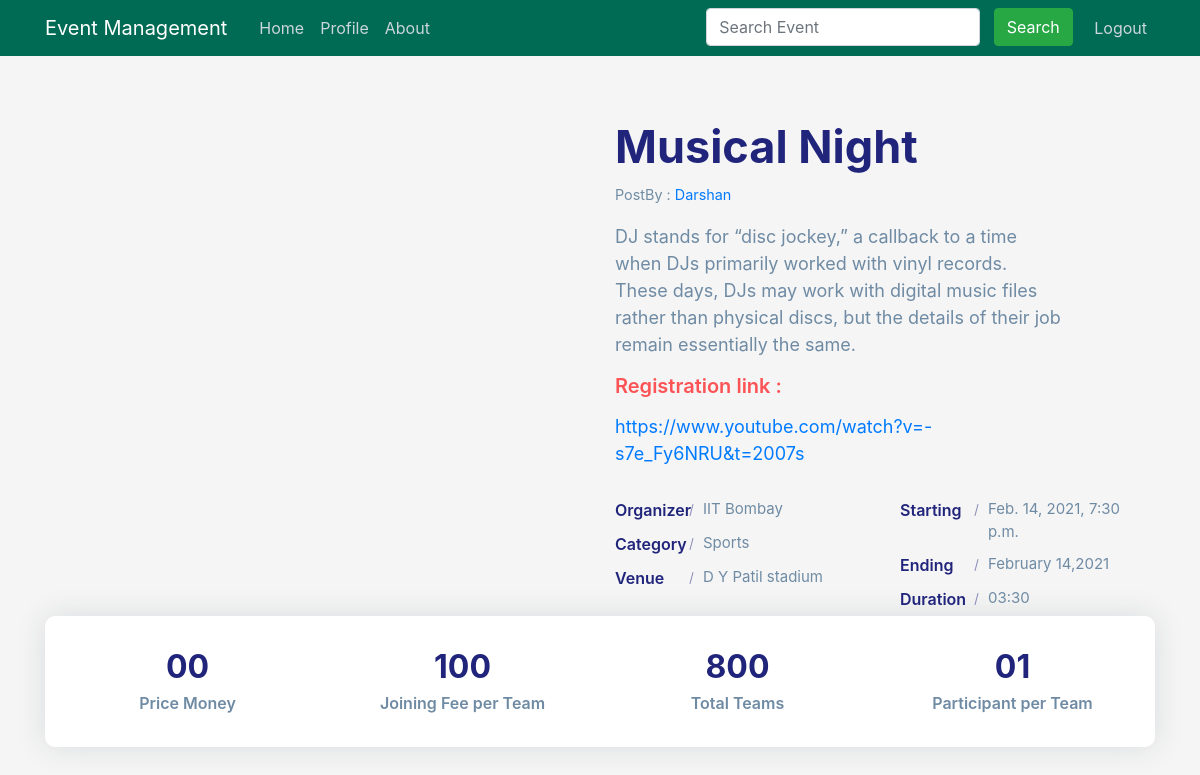
/event_details/35 (signed in), run on the app's committed database.
### event/models.py (models this page shows, shortened)
class Eventlist(models.Model):
    postby = models.ForeignKey(User, on_delete=models.CASCADE, null=True)
    thumbnail = models.ImageField(
        default='event.jpg', null=True, blank=True, upload_to='events_thumbnail')
    title = models.CharField(max_length=100)
    description = models.TextField()
    organizer = models.CharField(max_length=100)
    joiningfees = models.CharField(max_length=10)
    pricemoney = models.CharField(max_length=10)
    members = models.CharField(max_length=5, null=True)
    link = models.CharField(max_length=100)
    Eventtime = models.CharField(max_length=20)
    venue = models.TextField()
    StartingDate = models.DateTimeField(blank=False, null=True)
    Endingdate = models.DateTimeField(blank=False, null=True)
    Category = models.CharField(max_length=50, default="")
    numberofseats = models.CharField(max_length=50, null=True)

### event/views.py (the view)
# urls.py: path('event_details/<int:my_id>', views.event_details, name='event_details'),
def event_details(request, my_id):
    obj = Eventlist.objects.get(id=my_id)
    uid = request.user.id
    try:
        obj1 = EventBook.objects.get(eventid=my_id, userid=uid)
    except EventBook.DoesNotExist:
        obj1 = None
    return render(request, 'event/event_details.html', {'obj': obj, 'obj1': obj1})

### event/templates/event/event_details.html (shortened to what this page needs)
{% load static %}
<!DOCTYPE html>
<html lang="en">
<head>
    <link rel="stylesheet" href="https://maxcdn.bootstrapcdn.com/bootstrap/4.0.0/css/bootstrap.min.css"
>
    <link rel="stylesheet" type="text/css" href="{% static 'event/main.css' %}">
</head>
<body>
    <header class="site-header">
        <nav class="navbar navbar-expand-md navbar-dark bg-steel fixed-top">
            <div class="container">
                <a class="navbar-brand mr-4" href="{% url 'event-home' %}">Event Management</a>
                <div class="collapse navbar-collapse" id="navbarToggle">
                    <div class="navbar-nav mr-auto">
                        <a class="nav-item nav-link" href="{% url 'event-home' %}">Home</a>
                        {% if user.is_authenticated %}
                        <a class="nav-item nav-link" href="{% url 'profile' %}">Profile</a>
                        {% endif %}
                        <a class="nav-item nav-link" href="{% url 'event-about' %}">About</a>
                    </div>
                    <div class="navbar-nav">
                        <div class="input-group">
                            <form action="/" method="get">
                                <div class="form-outline" style="display: inline-flex;">
                                    <input type="search" name="query" id="query" placeholder="Search Event"
                                        class="form-control" />&nbsp;&nbsp;&nbsp;
                                    <input type="submit" class="btn btn-success" value="Search">
                                </div>
                            </form>
                        </div>
                        {% if user.is_authenticated %}
                        <a class="nav-item nav-link" href="{% url 'logout' %}">Logout</a>
                        {% else %}
                        <a class="nav-item nav-link" href="{% url 'login' %}">Login</a>
                        <a class="nav-item nav-link" href="{% url 'users-register' %}">Register</a>
                        {% endif %}
                    </div>
                </div>
            </div>
        </nav>
    </header>
    <section class="section about-section gray-bg" id="about">
        <div class="container">
            <div class="row align-items-center flex-row-reverse">
                <div class="col-lg-6">
                    <div class="about-text go-to">
                        <h3 class="dark-color">{{ obj.title}}</h3>
                        <p><small>PostBy :
                                <a href="/user_Details/{{obj.postby.username}}">{{obj.postby.username}}</a></small></p>
                        <p>{{ obj.description }}</p>
                        <form action="/booked/{{obj.id}}" method="POST">
                            {%ifequal user.profile.usertype "Organizer" %}
                            <h6 class="theme-color lead">Registration link : </h6>
                            <p><a class="article-content" href="{{ obj.link }}">{{ obj.link }}</a></p>
                            {%else%}
                            {% if obj1 %}
                            {% if obj1.booking %}
                            <h6 class="theme-color lead">Registration link : </h6>
                            <p><a class="article-content" href="{{ obj.link }}">{{ obj.link }}</a></p>
                            {% else %}
                            <input type="submit" class="btn btn-success btn-block" name="BookThis" value="Book Now">
                            {% endif %}
                            {%else%}
                            <input type="submit" class="btn btn-success btn-block" name="BookThis" value="Book Now">
                            {% endif %}
                            {%endifequal%}
                        </form>
                        <div class="row about-list">
                            <div class="col-md-6">
                                <div class="media">
                                    <label>Organizer</label>
                                    <p>{{ obj.organizer }}</p>
                                </div>
                                <div class="media">
                                    <label>Category</label>
                                    <p>{{ obj.Category }}</p>
                                </div>
                                <div class="media">
                                    <label>Venue</label>
                                    <p>{{ obj.venue }}</p>
                                </div>
                            </div>
                            <div class="col-md-6">
                                <div class="media">
                                    <label>Starting</label>
                                    <p>{{ obj.StartingDate }}</p>
                                </div>
                                <div class="media">
                                    <label>Ending</label>
                                    <p>{{ obj.Endingdate|date:"F d,Y" }}</p>
                                </div>
                                <div class="media">
                                    <label>Duration</label>
                                    <p>{{obj.Eventtime}}</p>
                                </div>
                            </div>
                        </div>
                    </div>
                </div>
                <div class="col-lg-6">
                    <div class="about-avatar">
                    </div>
                </div>
            </div>
            <div class="counter">
                <div class="row">
                    <div class="col-6 col-lg-3">
                        <div class="count-data text-center">
                            <h6 class="count h2" data-to="500" data-speed="500">{{obj.pricemoney}}</h6>
                            <p class="m-0px font-w-600">Price Money</p>
                        </div>
                    </div>
                    <div class="col-6 col-lg-3">
                        <div class="count-data text-center">
                            <h6 class="count h2" data-to="150" data-speed="150">{{ obj.joiningfees }}</h6>
                            <p class="m-0px font-w-600">Joining Fee per Team</p>
                        </div>
                    </div>
                    <div class="col-6 col-lg-3">
                        <div class="count-data text-center">
                            <h6 class="count h2" data-to="850" data-speed="850">{{obj.numberofseats}}</h6>
                            <p class="m-0px font-w-600">Total Teams</p>
                        </div>
                    </div>
                    <div class="col-6 col-lg-3">
                        <div class="count-data text-center">
                            <h6 class="count h2" data-to="190" data-speed="190">{{obj.members}}</h6>
                            <p class="m-0px font-w-600">Participant per Team</p>
                        </div>
                    </div>
                </div>
            </div>
        </div>
    </section>
</body>
</html>

### event/static/event/main.css (style rules this page uses)
body { background: #fafafa; color: #333333; margin-top: 5rem; }
h1, h2, h3, h4, h5, h6 { color: #444444; }
.bg-steel { background-color: #006B54; }
.site-header .navbar-nav .nav-link { color: #cbd5db; }
.article-content { white-space: pre-line; }

### event/templates/event/event_details.html (style rules this page uses)
body { color: #6F8BA4; margin-top: 20px; }
.section { padding: 100px 0; position: relative; }
.gray-bg { background-color: #f5f5f5; }
.about-text h3 { font-size: 45px; font-weight: 700; margin: 0 0 6px; }
.about-text h6 { font-weight: 600; margin-bottom: 15px; }
.about-text p { font-size: 18px; max-width: 450px; }
.about-list { padding-top: 10px; }
.about-list .media { padding: 5px 0; }
.about-list label { color: #20247b; font-weight: 600; width: 88px; margin: 0; position: relative; }
.about-list label:after { content: ""; position: absolute; top: 0; bottom: 0; right: 11px; width: 1px; height: 12px; background: #20247b; -moz-transform: rotate(15deg); -o-transform: rotate(15deg); -ms-transform: rotate(15deg); -webkit-transform: rotate(15deg); transform: rotate(15deg); margin: auto; opacity: 0.5; }
.about-list p { margin: 0; font-size: 15px; }
.about-section .counter { padding: 22px 20px; background: #ffffff; border-radius: 10px; box-shadow: 0 0 30px rgba(31, 45, 61, 0.125); }
.about-section .counter .count-data { margin-top: 10px; margin-bottom: 10px; }
.about-section .counter .count { font-weight: 700; color: #20247b; margin: 0 0 5px; }
.about-section .counter p { font-weight: 600; margin: 0; }
.theme-color { color: #fc5356; }
.dark-color { color: #20247b; }

### data on the page
Eventlist: title "Musical Night", postby.username "Darshan", description "DJ stands for “disc jockey,” a callback to a time when DJs primarily worked with vinyl records. These days, DJs may work with digital music files rather than physical discs, but the details of their job remain essentially the same.", link "https://www.youtube.com/watch?v=-s7e_Fy6NRU&t=2007s", organizer "IIT Bombay", Category "Sports", venue "D Y Patil stadium", StartingDate "Feb. 14, 2021, 7:30 p.m.", Endingdate "February 14,2021", Eventtime "03:30", pricemoney "00", joiningfees "100", numberofseats "800", members "01"
